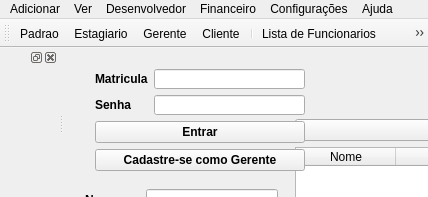
<?xml version="1.0" encoding="UTF-8"?>
<ui version="4.0">
 <class>MainWindow</class>
 <widget class="QMainWindow" name="MainWindow">
  <property name="geometry">
   <rect>
    <x>0</x>
    <y>0</y>
    <width>428</width>
    <height>197</height>
   </rect>
  </property>
  <property name="windowTitle">
   <string>Controle Empresarial</string>
  </property>
  <property name="unifiedTitleAndToolBarOnMac">
   <bool>true</bool>
  </property>
  <widget class="QWidget" name="centralWidget">
   <widget class="QWidget" name="widgetFuncionario" native="true">
    <property name="geometry">
     <rect>
      <x>0</x>
      <y>352</y>
      <width>461</width>
      <height>321</height>
     </rect>
    </property>
    <property name="font">
     <font>
      <pointsize>9</pointsize>
      <weight>75</weight>
      <bold>true</bold>
     </font>
    </property>
    <layout class="QHBoxLayout" name="horizontalLayout">
     <item>
      <layout class="QGridLayout" name="gridLayout_2">
       <item row="3" column="0">
        <widget class="QLabel" name="label_4">
         <property name="font">
          <font>
           <pointsize>9</pointsize>
           <weight>75</weight>
           <bold>true</bold>
          </font>
         </property>
         <property name="text">
          <string>Salario Base</string>
         </property>
        </widget>
       </item>
       <item row="2" column="1">
        <widget class="QLineEdit" name="lineEditMat"/>
       </item>
       <item row="4" column="1">
        <widget class="QLineEdit" name="lineEditQtdeHsMensais"/>
       </item>
       <item row="1" column="0">
        <widget class="QLabel" name="label_2">
         <property name="font">
          <font>
           <pointsize>9</pointsize>
           <weight>75</weight>
           <bold>true</bold>
          </font>
         </property>
         <property name="text">
          <string>CPF</string>
         </property>
        </widget>
       </item>
       <item row="1" column="1">
        <widget class="QLineEdit" name="lineEditCPF">
         <property name="inputMask">
          <string notr="true" comment="___.___.___-__" extracomment="___.___.___-__"/>
         </property>
        </widget>
       </item>
       <item row="2" column="0">
        <widget class="QLabel" name="label_3">
         <property name="font">
          <font>
           <pointsize>9</pointsize>
           <weight>75</weight>
           <bold>true</bold>
          </font>
         </property>
         <property name="text">
          <string>Matricula</string>
         </property>
        </widget>
       </item>
       <item row="3" column="1">
        <widget class="QLineEdit" name="lineEditSalarioBase"/>
       </item>
       <item row="0" column="0">
        <widget class="QLabel" name="label_1">
         <property name="font">
          <font>
           <pointsize>9</pointsize>
           <weight>75</weight>
           <bold>true</bold>
          </font>
         </property>
         <property name="text">
          <string>Nome</string>
         </property>
        </widget>
       </item>
       <item row="4" column="0">
        <widget class="QLabel" name="label_5">
         <property name="font">
          <font>
           <pointsize>9</pointsize>
           <weight>75</weight>
           <bold>true</bold>
          </font>
         </property>
         <property name="text">
          <string>Qtde de horas mesnais:</string>
         </property>
        </widget>
       </item>
       <item row="5" column="0">
        <widget class="QLabel" name="label_6">
         <property name="font">
          <font>
           <pointsize>9</pointsize>
           <weight>75</weight>
           <bold>true</bold>
          </font>
         </property>
         <property name="text">
          <string>Qtde de horas Trabalhadas:</string>
         </property>
        </widget>
       </item>
       <item row="5" column="1">
        <widget class="QLineEdit" name="lineEditQtdeHsTrab"/>
       </item>
       <item row="6" column="0">
        <widget class="QLabel" name="label_7">
         <property name="font">
          <font>
           <pointsize>9</pointsize>
           <weight>75</weight>
           <bold>true</bold>
          </font>
         </property>
         <property name="text">
          <string>Qtde de funcionarios Gerenciados:</string>
         </property>
        </widget>
       </item>
       <item row="6" column="1">
        <widget class="QLineEdit" name="lineEditQtdeFuncGere"/>
       </item>
       <item row="0" column="1">
        <widget class="QLineEdit" name="lineEditNome">
         <property name="inputMask">
          <string comment="___.___.___-__" extracomment="___.___.___-__"/>
         </property>
        </widget>
       </item>
       <item row="7" column="0">
        <widget class="QLabel" name="label_8">
         <property name="font">
          <font>
           <pointsize>9</pointsize>
           <weight>75</weight>
           <bold>true</bold>
          </font>
         </property>
         <property name="text">
          <string>Senha</string>
         </property>
        </widget>
       </item>
       <item row="7" column="1">
        <widget class="QLineEdit" name="lineEditSenha">
         <property name="echoMode">
          <enum>QLineEdit::Password</enum>
         </property>
        </widget>
       </item>
       <item row="9" column="1">
        <widget class="QPushButton" name="pushButtonSalvarFunc">
         <property name="text">
          <string>Salvar</string>
         </property>
        </widget>
       </item>
       <item row="8" column="0">
        <widget class="QLabel" name="label_9">
         <property name="text">
          <string>Tipo</string>
         </property>
        </widget>
       </item>
       <item row="8" column="1">
        <widget class="QComboBox" name="comboBoxTipoESt">
         <item>
          <property name="text">
           <string>Jovem Aprendiz</string>
          </property>
         </item>
         <item>
          <property name="text">
           <string>Universtário</string>
          </property>
         </item>
        </widget>
       </item>
      </layout>
     </item>
    </layout>
   </widget>
   <widget class="QWidget" name="widgetMostraFuncCliente" native="true">
    <property name="geometry">
     <rect>
      <x>490</x>
      <y>380</y>
      <width>931</width>
      <height>293</height>
     </rect>
    </property>
    <layout class="QGridLayout" name="gridLayout_3">
     <item row="0" column="0">
      <widget class="QPushButton" name="pushButtonRemoverFunc">
       <property name="font">
        <font>
         <weight>75</weight>
         <bold>true</bold>
        </font>
       </property>
       <property name="text">
        <string>Remover</string>
       </property>
      </widget>
     </item>
     <item row="1" column="0">
      <widget class="QTableWidget" name="tableWidgetMostra">
       <column>
        <property name="text">
         <string>Tipo de Func</string>
        </property>
       </column>
       <column>
        <property name="text">
         <string>Nome</string>
        </property>
       </column>
       <column>
        <property name="text">
         <string>CPF</string>
        </property>
       </column>
       <column>
        <property name="text">
         <string>Matricula</string>
        </property>
       </column>
       <column>
        <property name="text">
         <string>Salario Base</string>
        </property>
       </column>
       <column>
        <property name="text">
         <string>Qtde hs Mensais</string>
        </property>
       </column>
       <column>
        <property name="text">
         <string>Qtde hs Trabalh</string>
        </property>
       </column>
       <column>
        <property name="text">
         <string>Qtde func Gere</string>
        </property>
       </column>
      </widget>
     </item>
    </layout>
   </widget>
   <widget class="QWidget" name="widgetCadastroCliente" native="true">
    <property name="geometry">
     <rect>
      <x>10</x>
      <y>130</y>
      <width>215</width>
      <height>147</height>
     </rect>
    </property>
    <layout class="QVBoxLayout" name="verticalLayout">
     <item>
      <layout class="QGridLayout" name="gridLayout">
       <item row="0" column="0">
        <widget class="QLabel" name="label_13">
         <property name="font">
          <font>
           <pointsize>9</pointsize>
           <weight>75</weight>
           <bold>true</bold>
          </font>
         </property>
         <property name="text">
          <string>Nome</string>
         </property>
        </widget>
       </item>
       <item row="0" column="1">
        <widget class="QLineEdit" name="lineEditNomeCliente">
         <property name="inputMask">
          <string comment="___.___.___-__" extracomment="___.___.___-__"/>
         </property>
        </widget>
       </item>
       <item row="1" column="0">
        <widget class="QLabel" name="label_11">
         <property name="font">
          <font>
           <pointsize>9</pointsize>
           <weight>75</weight>
           <bold>true</bold>
          </font>
         </property>
         <property name="text">
          <string>CPF</string>
         </property>
        </widget>
       </item>
       <item row="2" column="0">
        <widget class="QLabel" name="label_12">
         <property name="font">
          <font>
           <pointsize>9</pointsize>
           <weight>75</weight>
           <bold>true</bold>
          </font>
         </property>
         <property name="text">
          <string>Telefone</string>
         </property>
        </widget>
       </item>
       <item row="1" column="1">
        <widget class="QLineEdit" name="lineEditCPFCliente">
         <property name="inputMask">
          <string notr="true" comment="___.___.___-__" extracomment="___.___.___-__"/>
         </property>
        </widget>
       </item>
       <item row="3" column="1">
        <widget class="QLineEdit" name="lineEditEndCliente"/>
       </item>
       <item row="3" column="0">
        <widget class="QLabel" name="label_10">
         <property name="font">
          <font>
           <pointsize>9</pointsize>
           <weight>75</weight>
           <bold>true</bold>
          </font>
         </property>
         <property name="text">
          <string>Endereço</string>
         </property>
        </widget>
       </item>
       <item row="2" column="1">
        <widget class="QLineEdit" name="lineEditTelefoneCliente"/>
       </item>
       <item row="4" column="1">
        <widget class="QPushButton" name="pushButtonSalvarCliente">
         <property name="font">
          <font>
           <weight>75</weight>
           <bold>true</bold>
          </font>
         </property>
         <property name="text">
          <string>Salvar</string>
         </property>
        </widget>
       </item>
      </layout>
     </item>
    </layout>
   </widget>
   <widget class="QWidget" name="widgetMostraCliente" native="true">
    <property name="geometry">
     <rect>
      <x>220</x>
      <y>60</y>
      <width>561</width>
      <height>210</height>
     </rect>
    </property>
    <layout class="QVBoxLayout" name="verticalLayout_2">
     <item>
      <widget class="QPushButton" name="pushButtonRemoverCliente">
       <property name="font">
        <font>
         <weight>75</weight>
         <bold>true</bold>
        </font>
       </property>
       <property name="text">
        <string>Remover</string>
       </property>
      </widget>
     </item>
     <item>
      <widget class="QTableWidget" name="tableWidgetMostraCliente">
       <column>
        <property name="text">
         <string>Nome</string>
        </property>
       </column>
       <column>
        <property name="text">
         <string>CPF</string>
        </property>
       </column>
       <column>
        <property name="text">
         <string>Telefone</string>
        </property>
       </column>
       <column>
        <property name="text">
         <string>Endereço</string>
        </property>
       </column>
      </widget>
     </item>
    </layout>
   </widget>
   <widget class="QWidget" name="widgetFolhaPagamento" native="true">
    <property name="geometry">
     <rect>
      <x>750</x>
      <y>90</y>
      <width>561</width>
      <height>210</height>
     </rect>
    </property>
    <layout class="QVBoxLayout" name="verticalLayout_3">
     <item>
      <widget class="QTableWidget" name="tableWidgetFolaPagamento">
       <column>
        <property name="text">
         <string>Matricula</string>
        </property>
       </column>
       <column>
        <property name="text">
         <string>Nome</string>
        </property>
       </column>
       <column>
        <property name="text">
         <string>CPF</string>
        </property>
       </column>
       <column>
        <property name="text">
         <string>Salario</string>
        </property>
       </column>
      </widget>
     </item>
     <item>
      <widget class="QLabel" name="labelFolhaPagamento">
       <property name="font">
        <font>
         <pointsize>10</pointsize>
         <weight>75</weight>
         <bold>true</bold>
        </font>
       </property>
       <property name="text">
        <string/>
       </property>
      </widget>
     </item>
    </layout>
   </widget>
   <widget class="QWidget" name="widgetLogin" native="true">
    <property name="geometry">
     <rect>
      <x>20</x>
      <y>10</y>
      <width>232</width>
      <height>124</height>
     </rect>
    </property>
    <layout class="QGridLayout" name="gridLayout_5">
     <item row="0" column="0">
      <layout class="QGridLayout" name="gridLayout_4">
       <item row="0" column="0">
        <widget class="QLabel" name="label">
         <property name="font">
          <font>
           <pointsize>9</pointsize>
           <weight>75</weight>
           <bold>true</bold>
          </font>
         </property>
         <property name="text">
          <string>Matricula</string>
         </property>
        </widget>
       </item>
       <item row="1" column="0">
        <widget class="QLabel" name="label_14">
         <property name="font">
          <font>
           <pointsize>9</pointsize>
           <weight>75</weight>
           <bold>true</bold>
          </font>
         </property>
         <property name="text">
          <string>Senha</string>
         </property>
        </widget>
       </item>
       <item row="0" column="1">
        <widget class="QLineEdit" name="lineEditLoginMat"/>
       </item>
       <item row="1" column="1">
        <widget class="QLineEdit" name="lineEditLoginSenha">
         <property name="font">
          <font>
           <weight>75</weight>
           <bold>true</bold>
          </font>
         </property>
         <property name="echoMode">
          <enum>QLineEdit::Password</enum>
         </property>
        </widget>
       </item>
      </layout>
     </item>
     <item row="1" column="0">
      <widget class="QPushButton" name="pushButtonEntrar">
       <property name="font">
        <font>
         <pointsize>9</pointsize>
         <weight>75</weight>
         <bold>true</bold>
        </font>
       </property>
       <property name="text">
        <string>Entrar</string>
       </property>
      </widget>
     </item>
     <item row="2" column="0">
      <widget class="QPushButton" name="pushButtonCadastrar">
       <property name="font">
        <font>
         <weight>75</weight>
         <bold>true</bold>
        </font>
       </property>
       <property name="text">
        <string>Cadastre-se como Gerente</string>
       </property>
      </widget>
     </item>
    </layout>
   </widget>
   <widget class="QWidget" name="widgetMostraDiagrama" native="true">
    <property name="geometry">
     <rect>
      <x>70</x>
      <y>290</y>
      <width>18</width>
      <height>31</height>
     </rect>
    </property>
    <layout class="QVBoxLayout" name="verticalLayout_5">
     <item>
      <widget class="QLabel" name="labelFotoDiagrama">
       <property name="text">
        <string/>
       </property>
      </widget>
     </item>
    </layout>
   </widget>
  </widget>
  <widget class="QMenuBar" name="menuBar">
   <property name="geometry">
    <rect>
     <x>0</x>
     <y>0</y>
     <width>428</width>
     <height>20</height>
    </rect>
   </property>
   <widget class="QMenu" name="menuAdicionar">
    <property name="title">
     <string>Adicionar</string>
    </property>
    <widget class="QMenu" name="menuFuncionario">
     <property name="title">
      <string>Funcionario</string>
     </property>
     <addaction name="actionGerente"/>
     <addaction name="actionPadrao"/>
     <addaction name="actionEstagiario"/>
    </widget>
    <addaction name="menuFuncionario"/>
    <addaction name="actionCliente"/>
   </widget>
   <widget class="QMenu" name="menuDesenvolvedor">
    <property name="title">
     <string>Desenvolvedor</string>
    </property>
    <addaction name="actionVer_Diagrama_de_Class"/>
   </widget>
   <widget class="QMenu" name="menuConfigura_es">
    <property name="title">
     <string>Configurações</string>
    </property>
    <addaction name="actionAlterar_Senha"/>
   </widget>
   <widget class="QMenu" name="menuVe">
    <property name="title">
     <string>Ver</string>
    </property>
    <addaction name="actionLista_de_Funcionarios"/>
    <addaction name="actionLista_de_Clientes"/>
   </widget>
   <widget class="QMenu" name="menuFinanceiro">
    <property name="title">
     <string>Financeiro</string>
    </property>
    <addaction name="actionFolha_de_Pagamento"/>
   </widget>
   <widget class="QMenu" name="menuSobre">
    <property name="title">
     <string>Ajuda</string>
    </property>
    <addaction name="actionSobre"/>
    <addaction name="actionSair"/>
   </widget>
   <addaction name="menuAdicionar"/>
   <addaction name="menuVe"/>
   <addaction name="menuDesenvolvedor"/>
   <addaction name="menuFinanceiro"/>
   <addaction name="menuConfigura_es"/>
   <addaction name="menuSobre"/>
  </widget>
  <widget class="QToolBar" name="mainToolBar">
   <attribute name="toolBarArea">
    <enum>TopToolBarArea</enum>
   </attribute>
   <attribute name="toolBarBreak">
    <bool>false</bool>
   </attribute>
   <addaction name="actionPadrao"/>
   <addaction name="actionEstagiario"/>
   <addaction name="actionGerente"/>
   <addaction name="actionCliente"/>
   <addaction name="separator"/>
   <addaction name="actionLista_de_Funcionarios"/>
   <addaction name="actionLista_de_Clientes"/>
   <addaction name="separator"/>
   <addaction name="actionVer_Diagrama_de_Class"/>
   <addaction name="separator"/>
   <addaction name="actionFolha_de_Pagamento"/>
   <addaction name="separator"/>
   <addaction name="actionAlterar_Senha"/>
   <addaction name="separator"/>
   <addaction name="actionSobre"/>
   <addaction name="actionSair"/>
  </widget>
  <widget class="QDockWidget" name="dockWidget">
   <attribute name="dockWidgetArea">
    <number>1</number>
   </attribute>
   <widget class="QWidget" name="dockWidgetContents"/>
  </widget>
  <action name="actionPadrao">
   <property name="icon">
    <iconset resource="Resource.qrc">
     <normaloff>:/icones/icones/func_prd_icone.png</normaloff>:/icones/icones/func_prd_icone.png</iconset>
   </property>
   <property name="text">
    <string>Padrao</string>
   </property>
  </action>
  <action name="actionEstagiario">
   <property name="icon">
    <iconset resource="Resource.qrc">
     <normaloff>:/icones/icones/func_est_icone.png</normaloff>:/icones/icones/func_est_icone.png</iconset>
   </property>
   <property name="text">
    <string>Estagiario</string>
   </property>
  </action>
  <action name="actionVer_Diagrama_de_Class">
   <property name="icon">
    <iconset resource="Resource.qrc">
     <normaloff>:/icones/icones/diagrama_icone.png</normaloff>:/icones/icones/diagrama_icone.png</iconset>
   </property>
   <property name="text">
    <string>Ver Diagrama de Class UML</string>
   </property>
  </action>
  <action name="actionCliente">
   <property name="icon">
    <iconset resource="Resource.qrc">
     <normaloff>:/icones/icones/add_clientes_icone.png</normaloff>:/icones/icones/add_clientes_icone.png</iconset>
   </property>
   <property name="text">
    <string>Cliente</string>
   </property>
  </action>
  <action name="actionLista_de_Funcionarios">
   <property name="icon">
    <iconset resource="Resource.qrc">
     <normaloff>:/icones/icones/list_func_icone.png</normaloff>:/icones/icones/list_func_icone.png</iconset>
   </property>
   <property name="text">
    <string>Lista de Funcionarios</string>
   </property>
  </action>
  <action name="actionLista_de_Clientes">
   <property name="icon">
    <iconset resource="Resource.qrc">
     <normaloff>:/icones/icones/clientes_icone.png</normaloff>:/icones/icones/clientes_icone.png</iconset>
   </property>
   <property name="text">
    <string>Lista de Clientes</string>
   </property>
  </action>
  <action name="actionGerente">
   <property name="icon">
    <iconset resource="Resource.qrc">
     <normaloff>:/icones/icones/func_ger_icone.png</normaloff>:/icones/icones/func_ger_icone.png</iconset>
   </property>
   <property name="text">
    <string>Gerente</string>
   </property>
  </action>
  <action name="actionFolha_de_Pagamento">
   <property name="icon">
    <iconset resource="Resource.qrc">
     <normaloff>:/icones/icones/folha_icone.png</normaloff>:/icones/icones/folha_icone.png</iconset>
   </property>
   <property name="text">
    <string>Folha de Pagamento</string>
   </property>
  </action>
  <action name="actionAlterar_Senha">
   <property name="icon">
    <iconset resource="Resource.qrc">
     <normaloff>:/icones/icones/config_icone.png</normaloff>:/icones/icones/config_icone.png</iconset>
   </property>
   <property name="text">
    <string>Alterar Senha</string>
   </property>
  </action>
  <action name="actionSobre">
   <property name="icon">
    <iconset resource="Resource.qrc">
     <normaloff>:/icones/icones/sobre_icone.png</normaloff>:/icones/icones/sobre_icone.png</iconset>
   </property>
   <property name="text">
    <string>Sobre</string>
   </property>
  </action>
  <action name="actionSair">
   <property name="icon">
    <iconset resource="Resource.qrc">
     <normaloff>:/icones/icones/icon_quit.png</normaloff>:/icones/icones/icon_quit.png</iconset>
   </property>
   <property name="text">
    <string>Sair</string>
   </property>
  </action>
 </widget>
 <layoutdefault spacing="6" margin="11"/>
 <tabstops>
  <tabstop>lineEditNomeCliente</tabstop>
  <tabstop>lineEditCPFCliente</tabstop>
  <tabstop>lineEditTelefoneCliente</tabstop>
  <tabstop>lineEditEndCliente</tabstop>
  <tabstop>pushButtonSalvarCliente</tabstop>
  <tabstop>lineEditNome</tabstop>
  <tabstop>lineEditCPF</tabstop>
  <tabstop>lineEditMat</tabstop>
  <tabstop>lineEditSalarioBase</tabstop>
  <tabstop>lineEditQtdeHsMensais</tabstop>
  <tabstop>lineEditQtdeHsTrab</tabstop>
  <tabstop>lineEditQtdeFuncGere</tabstop>
  <tabstop>lineEditSenha</tabstop>
  <tabstop>comboBoxTipoESt</tabstop>
  <tabstop>pushButtonSalvarFunc</tabstop>
  <tabstop>tableWidgetMostra</tabstop>
  <tabstop>tableWidgetMostraCliente</tabstop>
 </tabstops>
 <resources>
  <include location="Resource.qrc"/>
 </resources>
 <connections/>
</ui>
